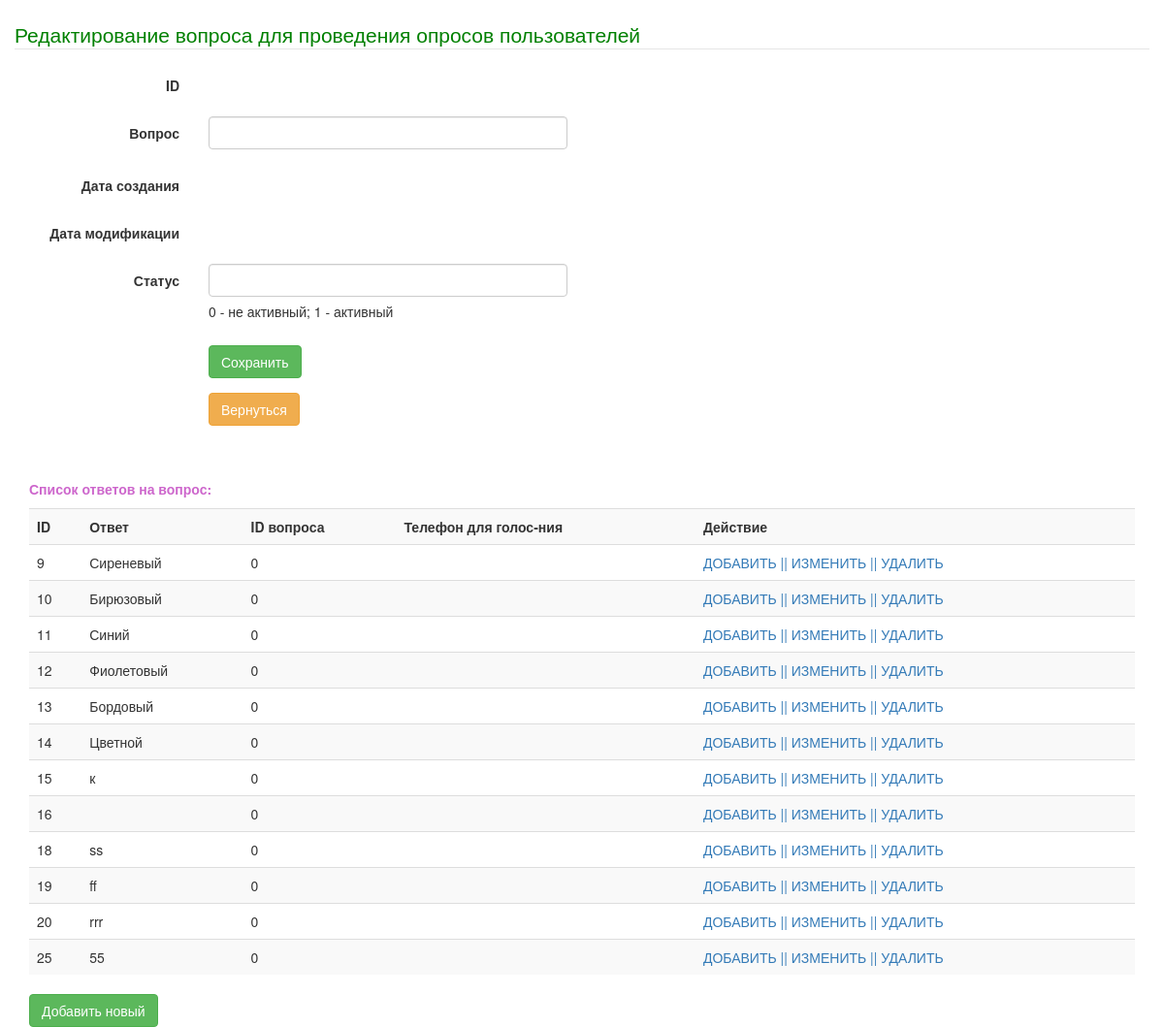
The page /page/edit_question_opros.php on the database as committed earlier.
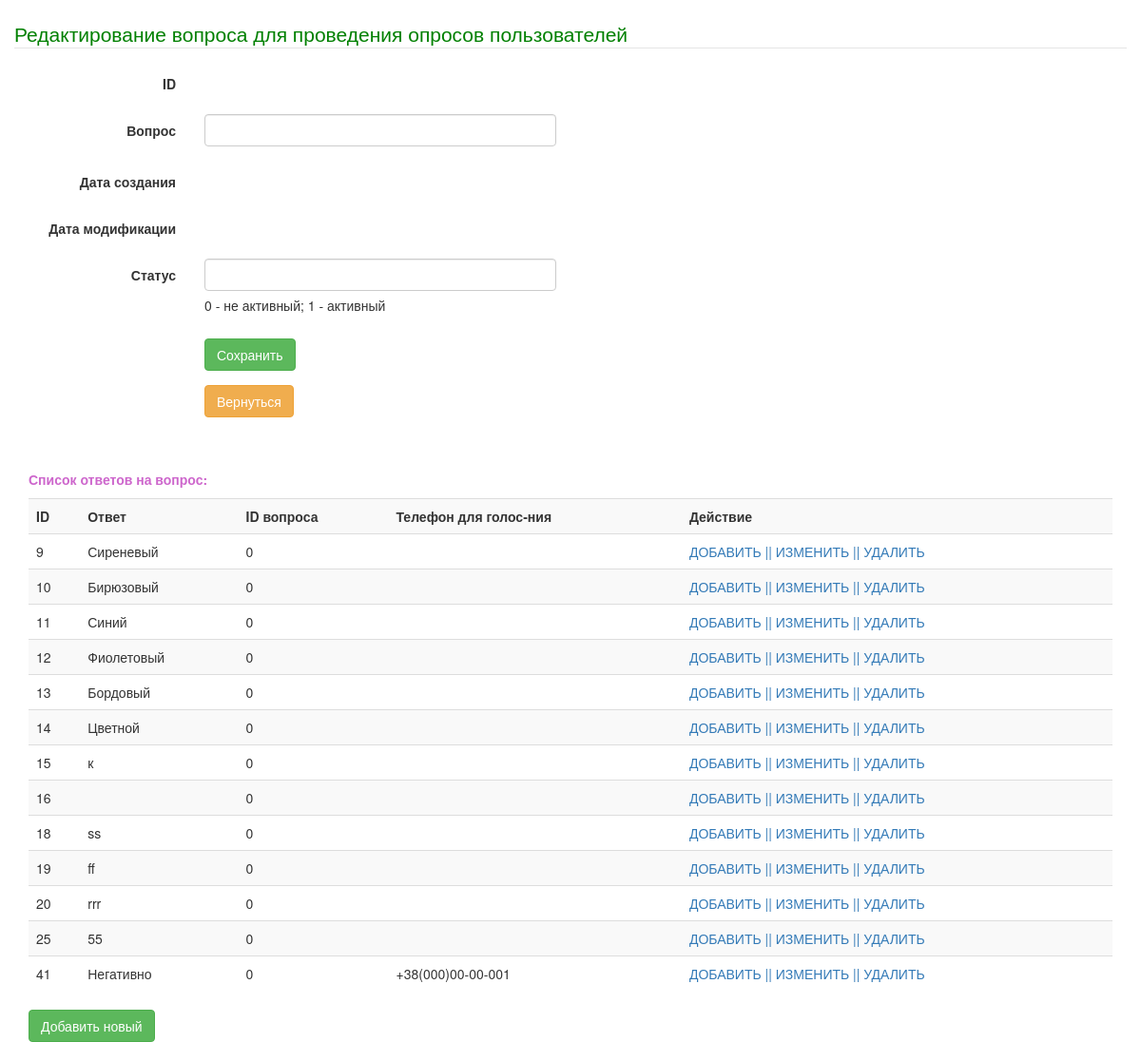
The same page on the database as committed later.
### tables this page shows
CREATE TABLE `answers_opros` (
  `id` int(11) NOT NULL,
  `answer` varchar(255) NOT NULL,
  `question_id` int(11) NOT NULL,
  `phone` varchar(20) NOT NULL,
  `votes` int(11) NOT NULL DEFAULT '0'
);

### page/edit_question_opros.php (the view, shortened to what this page needs)
<?php
include_once '../connect.php';
$questions = mysqli_query($db,"
		SELECT *
		FROM `questions_opros`
		WHERE `id` = ".(int)$_GET['id']."
		LIMIT 1
	") or exit(mysqli_error());
$row = mysqli_fetch_assoc($questions);
?>
<!DOCTYPE html>
<html lang="en">
<html>
  <head>
    <link href="../css/bootstrap.css" rel="stylesheet">
	<link rel="stylesheet" type="text/css" href="../style.css" />
  </head>
  <body>
	<div class = "container-fluid">
		<div class = "row">
			<div class="col-md-12">
				<form class="form-horizontal" action="" method="post">
						<br>
						<fieldset>
						<legend style="color: green">Редактирование вопроса для проведения опросов пользователей</legend>
							<div class="form-group">
								<label class="col-sm-2 control-label">ID</label>
								<div class="col-sm-10">
								  <p class="form-control-static"><?php echo $row['id']; ?></p>
								</div>
							</div>
							<div class="form-group">
								<label class="col-sm-2 control-label">Вопрос</label>
								<div class="col-sm-4">
								  <input type="text" name ="question" class="form-control" placeholder="<?php echo $row['question']; ?>" autofocus style="margin-bottom: 5px;" value="<?php echo $row['question']; ?>">
								</div>
							</div>
							<div class="form-group">
								<label class="col-sm-2 control-label">Дата создания</label>
								<div class="col-sm-10">
								  <p class="form-control-static"><?php echo $row['date_created']; ?></p>
								</div>
							</div>
							<div class="form-group">
								<label class="col-sm-2 control-label">Дата модификации</label>
								<div class="col-sm-10">
								  <p class="form-control-static"><?php echo $row['date_modification']; ?></p>
								</div>
							</div>
							<div class="form-group">
								<label class="col-sm-2 control-label">Статус</label>
								<div class="col-sm-4">
								  <input type="text" name ="active" class="form-control" placeholder="<?php echo $row['active']; ?>" required autofocus style="margin-bottom: 5px;" value="">
								  <p>0 - не активный;  1 - активный</p>
								</div>
							</div>
							<div class="form-group">
								<div class="col-md-4 col-md-offset-2">
									<button type="submit" name="edit" class="btn btn-success">Сохранить</button>
								</div>
							</div>
							<div class="form-group">
								<div class="col-md-4 col-md-offset-2">
									<a href="options_oprosy.php" class="btn btn-warning" role="button">Вернуться</a>
								</div>
							</div>
						</fieldset>
				</form>
				<div class="col-md-12">
<br>
		<br>
		<p><b style="color: #cd66cc;">Список ответов на вопрос:</b></p>
		<table class="table table-striped">
			<tbody>
				<tr >
					<th>ID</th>
					<th>Ответ</th>
					<th>ID вопроса</th>
					<th>Телефон для голос-ния</th>
					<th>Действие</th>
				</tr>
			<?php
				$result = mysqli_query($db, "SELECT *
				FROM `answers_opros`
				WHERE `question_id` = ".(int)$_GET['id']."
				LIMIT 50
				");
				if (isset($result)) {
				while($row = mysqli_fetch_assoc($result)) {
				echo '<tr>';
					echo '<td>' . $row['id'] . '</td>';
					echo '<td>' . $row['answer'] . '</td>';
					echo '<td>' . $row['question_id'] . '</td>';
					echo '<td>' . $row['phone'] . '</td>';
					echo "<td><a href='add_answer_opros.php?action=add&question_id={$row['question_id']} '>ДОБАВИТЬ   ||</a> <a href='edit_answer_opros.php?action=edit&id={$row['id']} '>ИЗМЕНИТЬ   ||</a><a href='edit_answer_opros.php?page=edit_answer_opros&action=delete&id={$row['id']}' onClick='return areYuoSure();'> УДАЛИТЬ</a></td>";
				}
				}
			?>
				</tr>
			</tbody>
		</table>
		<a href="add_answer_opros.php" class="btn btn-success" role="button">Добавить новый</a>
		</div>
			</div>
		</div>
	</div>
  </body>
</html>

Rows that differ between the two databases and show on the page:
added answers_opros: id "41", answer "Негативно", question "0", phone "+38(000)00-00-001"
